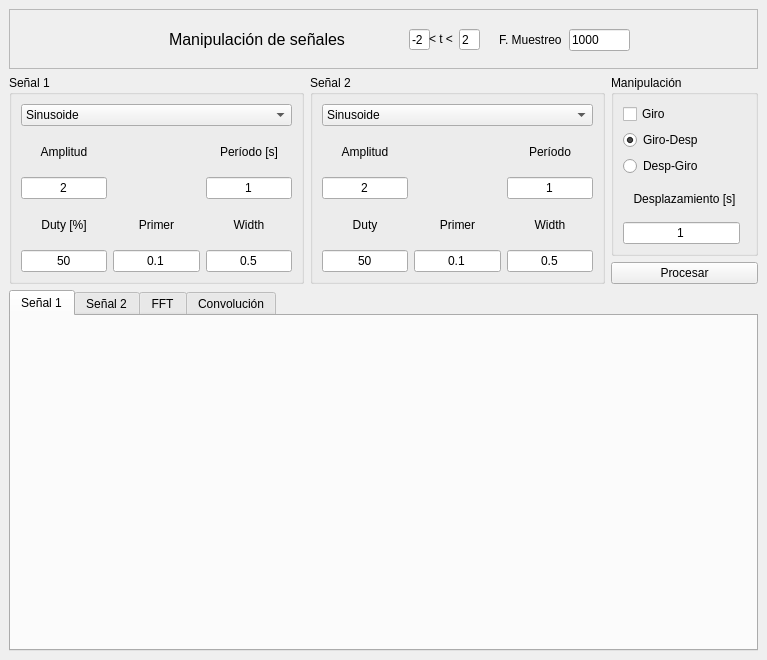
<?xml version="1.0" encoding="UTF-8"?>
<ui version="4.0">
 <class>MainWindow</class>
 <widget class="QMainWindow" name="MainWindow">
  <property name="geometry">
   <rect>
    <x>0</x>
    <y>0</y>
    <width>767</width>
    <height>660</height>
   </rect>
  </property>
  <property name="windowTitle">
   <string>MainWindow</string>
  </property>
  <widget class="QWidget" name="centralwidget">
   <layout class="QGridLayout" name="gridLayout" rowstretch="1,1,0,2" columnstretch="2,2,1">
    <item row="0" column="0" colspan="3">
     <widget class="QFrame" name="frame">
      <property name="minimumSize">
       <size>
        <width>0</width>
        <height>60</height>
       </size>
      </property>
      <property name="maximumSize">
       <size>
        <width>16777215</width>
        <height>60</height>
       </size>
      </property>
      <property name="frameShape">
       <enum>QFrame::StyledPanel</enum>
      </property>
      <property name="frameShadow">
       <enum>QFrame::Raised</enum>
      </property>
      <widget class="QLabel" name="untref">
       <property name="geometry">
        <rect>
         <x>-10</x>
         <y>-10</y>
         <width>171</width>
         <height>81</height>
        </rect>
       </property>
       <property name="text">
        <string/>
       </property>
       <property name="pixmap">
        <pixmap>../../UNTREF_Logo_2016.svg.png</pixmap>
       </property>
       <property name="scaledContents">
        <bool>true</bool>
       </property>
      </widget>
      <widget class="QLabel" name="title">
       <property name="geometry">
        <rect>
         <x>160</x>
         <y>0</y>
         <width>221</width>
         <height>61</height>
        </rect>
       </property>
       <property name="font">
        <font>
         <pointsize>12</pointsize>
        </font>
       </property>
       <property name="text">
        <string>Manipulación de señales</string>
       </property>
       <property name="textFormat">
        <enum>Qt::AutoText</enum>
       </property>
       <property name="scaledContents">
        <bool>false</bool>
       </property>
      </widget>
      <widget class="QLineEdit" name="t_i">
       <property name="geometry">
        <rect>
         <x>400</x>
         <y>20</y>
         <width>21</width>
         <height>21</height>
        </rect>
       </property>
       <property name="text">
        <string>-2</string>
       </property>
      </widget>
      <widget class="QLabel" name="t">
       <property name="geometry">
        <rect>
         <x>420</x>
         <y>20</y>
         <width>31</width>
         <height>21</height>
        </rect>
       </property>
       <property name="text">
        <string>&lt; t &lt;</string>
       </property>
      </widget>
      <widget class="QLineEdit" name="t_s">
       <property name="geometry">
        <rect>
         <x>450</x>
         <y>20</y>
         <width>21</width>
         <height>21</height>
        </rect>
       </property>
       <property name="text">
        <string>2</string>
       </property>
      </widget>
      <widget class="QLineEdit" name="fs">
       <property name="geometry">
        <rect>
         <x>560</x>
         <y>20</y>
         <width>61</width>
         <height>22</height>
        </rect>
       </property>
       <property name="text">
        <string>1000</string>
       </property>
      </widget>
      <widget class="QLabel" name="fsLabel">
       <property name="geometry">
        <rect>
         <x>490</x>
         <y>20</y>
         <width>71</width>
         <height>21</height>
        </rect>
       </property>
       <property name="text">
        <string>F. Muestreo</string>
       </property>
      </widget>
     </widget>
    </item>
    <item row="1" column="2">
     <widget class="QGroupBox" name="manipulacion">
      <property name="title">
       <string>Manipulación</string>
      </property>
      <layout class="QGridLayout" name="gridLayout_8">
       <item row="6" column="0">
        <widget class="QLineEdit" name="desp">
         <property name="text">
          <string>1</string>
         </property>
         <property name="alignment">
          <set>Qt::AlignCenter</set>
         </property>
        </widget>
       </item>
       <item row="4" column="0" rowspan="2" colspan="2">
        <widget class="QLabel" name="desp_label">
         <property name="text">
          <string>Desplazamiento [s]</string>
         </property>
         <property name="alignment">
          <set>Qt::AlignCenter</set>
         </property>
        </widget>
       </item>
       <item row="1" column="0">
        <widget class="QCheckBox" name="giro">
         <property name="text">
          <string>Giro</string>
         </property>
        </widget>
       </item>
       <item row="2" column="0">
        <widget class="QRadioButton" name="giro_desp">
         <property name="text">
          <string>Giro-Desp</string>
         </property>
         <property name="checked">
          <bool>true</bool>
         </property>
        </widget>
       </item>
       <item row="3" column="0">
        <widget class="QRadioButton" name="desp_giro">
         <property name="text">
          <string>Desp-Giro</string>
         </property>
         <property name="checked">
          <bool>false</bool>
         </property>
        </widget>
       </item>
      </layout>
     </widget>
    </item>
    <item row="3" column="0" colspan="3">
     <widget class="QTabWidget" name="tabWidget">
      <property name="currentIndex">
       <number>0</number>
      </property>
      <widget class="QWidget" name="tab">
       <attribute name="title">
        <string>Señal 1</string>
       </attribute>
       <layout class="QGridLayout" name="gridLayout_4">
        <item row="0" column="0">
         <widget class="MplWidget" name="mpl_s1" native="true"/>
        </item>
        <item row="0" column="1">
         <widget class="MplWidget" name="mpl_s1m" native="true"/>
        </item>
       </layout>
      </widget>
      <widget class="QWidget" name="tab_2">
       <attribute name="title">
        <string>Señal 2</string>
       </attribute>
       <layout class="QGridLayout" name="gridLayout_5">
        <item row="0" column="0">
         <widget class="MplWidget" name="mpl_s2" native="true"/>
        </item>
        <item row="0" column="1">
         <widget class="MplWidget" name="mpl_s2m" native="true"/>
        </item>
       </layout>
      </widget>
      <widget class="QWidget" name="tab_3">
       <attribute name="title">
        <string>FFT</string>
       </attribute>
       <layout class="QGridLayout" name="gridLayout_6">
        <item row="0" column="0">
         <widget class="MplWidget" name="mpl_fft1" native="true"/>
        </item>
        <item row="0" column="1">
         <widget class="MplWidget" name="mpl_fft2" native="true"/>
        </item>
       </layout>
      </widget>
      <widget class="QWidget" name="tab_4">
       <attribute name="title">
        <string>Convolución</string>
       </attribute>
       <layout class="QGridLayout" name="gridLayout_7">
        <item row="0" column="2">
         <widget class="MplWidget" name="mpl_convo" native="true"/>
        </item>
        <item row="0" column="1">
         <widget class="MplWidget" name="mpl_both" native="true"/>
        </item>
       </layout>
      </widget>
     </widget>
    </item>
    <item row="2" column="2">
     <widget class="QPushButton" name="process">
      <property name="text">
       <string>Procesar</string>
      </property>
     </widget>
    </item>
    <item row="1" column="1" rowspan="2">
     <widget class="QGroupBox" name="senial2">
      <property name="title">
       <string>Señal 2</string>
      </property>
      <layout class="QGridLayout" name="gridLayout_3">
       <item row="0" column="0" colspan="3">
        <widget class="QComboBox" name="s2_type">
         <item>
          <property name="text">
           <string>Sinusoide</string>
          </property>
         </item>
         <item>
          <property name="text">
           <string>Cuadrada</string>
          </property>
         </item>
         <item>
          <property name="text">
           <string>Sawtooth</string>
          </property>
         </item>
         <item>
          <property name="text">
           <string>Sinc</string>
          </property>
         </item>
         <item>
          <property name="text">
           <string>Pulso rectangular</string>
          </property>
         </item>
         <item>
          <property name="text">
           <string>Pulso triangular</string>
          </property>
         </item>
         <item>
          <property name="text">
           <string>Escalón</string>
          </property>
         </item>
         <item>
          <property name="text">
           <string>Signo</string>
          </property>
         </item>
         <item>
          <property name="text">
           <string>Exponencial decreciente</string>
          </property>
         </item>
         <item>
          <property name="text">
           <string>Exponencial bilateral</string>
          </property>
         </item>
        </widget>
       </item>
       <item row="1" column="0">
        <widget class="QLabel" name="amplitudS2">
         <property name="text">
          <string>Amplitud</string>
         </property>
         <property name="alignment">
          <set>Qt::AlignCenter</set>
         </property>
        </widget>
       </item>
       <item row="1" column="2">
        <widget class="QLabel" name="periodoS2">
         <property name="text">
          <string>Período</string>
         </property>
         <property name="alignment">
          <set>Qt::AlignCenter</set>
         </property>
        </widget>
       </item>
       <item row="2" column="0">
        <widget class="QLineEdit" name="amp_s2">
         <property name="text">
          <string>2</string>
         </property>
         <property name="alignment">
          <set>Qt::AlignCenter</set>
         </property>
        </widget>
       </item>
       <item row="2" column="2">
        <widget class="QLineEdit" name="per_s2">
         <property name="text">
          <string>1</string>
         </property>
         <property name="alignment">
          <set>Qt::AlignCenter</set>
         </property>
        </widget>
       </item>
       <item row="3" column="0">
        <widget class="QLabel" name="dutyS2">
         <property name="text">
          <string>Duty</string>
         </property>
         <property name="alignment">
          <set>Qt::AlignCenter</set>
         </property>
        </widget>
       </item>
       <item row="3" column="2">
        <widget class="QLabel" name="widthS2">
         <property name="text">
          <string>Width</string>
         </property>
         <property name="alignment">
          <set>Qt::AlignCenter</set>
         </property>
        </widget>
       </item>
       <item row="4" column="0">
        <widget class="QLineEdit" name="duty_s2">
         <property name="text">
          <string>50</string>
         </property>
         <property name="alignment">
          <set>Qt::AlignCenter</set>
         </property>
        </widget>
       </item>
       <item row="4" column="2">
        <widget class="QLineEdit" name="width_s2">
         <property name="text">
          <string>0.5</string>
         </property>
         <property name="alignment">
          <set>Qt::AlignCenter</set>
         </property>
        </widget>
       </item>
       <item row="4" column="1">
        <widget class="QLineEdit" name="primer_s2">
         <property name="text">
          <string>0.1</string>
         </property>
         <property name="alignment">
          <set>Qt::AlignCenter</set>
         </property>
        </widget>
       </item>
       <item row="3" column="1">
        <widget class="QLabel" name="primerS2">
         <property name="text">
          <string>Primer</string>
         </property>
         <property name="alignment">
          <set>Qt::AlignCenter</set>
         </property>
        </widget>
       </item>
      </layout>
     </widget>
    </item>
    <item row="1" column="0" rowspan="2">
     <widget class="QGroupBox" name="senial1">
      <property name="title">
       <string>Señal 1</string>
      </property>
      <layout class="QGridLayout" name="gridLayout_2" rowstretch="1,0,1,0,1">
       <item row="1" column="2">
        <widget class="QLabel" name="periodoS1">
         <property name="text">
          <string>Período [s]</string>
         </property>
         <property name="alignment">
          <set>Qt::AlignCenter</set>
         </property>
        </widget>
       </item>
       <item row="3" column="2">
        <widget class="QLabel" name="widthS1">
         <property name="text">
          <string>Width</string>
         </property>
         <property name="alignment">
          <set>Qt::AlignCenter</set>
         </property>
        </widget>
       </item>
       <item row="0" column="0" colspan="3">
        <widget class="QComboBox" name="s1_type">
         <item>
          <property name="text">
           <string>Sinusoide</string>
          </property>
         </item>
         <item>
          <property name="text">
           <string>Cuadrada</string>
          </property>
         </item>
         <item>
          <property name="text">
           <string>Sawtooth</string>
          </property>
         </item>
         <item>
          <property name="text">
           <string>Sinc</string>
          </property>
         </item>
         <item>
          <property name="text">
           <string>Pulso rectangular</string>
          </property>
         </item>
         <item>
          <property name="text">
           <string>Pulso triangular</string>
          </property>
         </item>
         <item>
          <property name="text">
           <string>Escalón</string>
          </property>
         </item>
         <item>
          <property name="text">
           <string>Signo</string>
          </property>
         </item>
         <item>
          <property name="text">
           <string>Exponencial decreciente</string>
          </property>
         </item>
         <item>
          <property name="text">
           <string>Exponencial bilateral</string>
          </property>
         </item>
        </widget>
       </item>
       <item row="2" column="2">
        <widget class="QLineEdit" name="per_s1">
         <property name="text">
          <string>1</string>
         </property>
         <property name="alignment">
          <set>Qt::AlignCenter</set>
         </property>
        </widget>
       </item>
       <item row="4" column="0">
        <widget class="QLineEdit" name="duty_s1">
         <property name="text">
          <string>50</string>
         </property>
         <property name="alignment">
          <set>Qt::AlignCenter</set>
         </property>
        </widget>
       </item>
       <item row="4" column="2">
        <widget class="QLineEdit" name="width_s1">
         <property name="text">
          <string>0.5</string>
         </property>
         <property name="alignment">
          <set>Qt::AlignCenter</set>
         </property>
        </widget>
       </item>
       <item row="2" column="0">
        <widget class="QLineEdit" name="amp_s1">
         <property name="text">
          <string>2</string>
         </property>
         <property name="alignment">
          <set>Qt::AlignCenter</set>
         </property>
        </widget>
       </item>
       <item row="3" column="0">
        <widget class="QLabel" name="dutyS1">
         <property name="text">
          <string>Duty [%]</string>
         </property>
         <property name="alignment">
          <set>Qt::AlignCenter</set>
         </property>
        </widget>
       </item>
       <item row="1" column="0">
        <widget class="QLabel" name="amplitudS1">
         <property name="text">
          <string>Amplitud</string>
         </property>
         <property name="alignment">
          <set>Qt::AlignCenter</set>
         </property>
        </widget>
       </item>
       <item row="4" column="1">
        <widget class="QLineEdit" name="s1_primer">
         <property name="text">
          <string>0.1</string>
         </property>
         <property name="alignment">
          <set>Qt::AlignCenter</set>
         </property>
        </widget>
       </item>
       <item row="3" column="1">
        <widget class="QLabel" name="primerS1">
         <property name="text">
          <string>Primer</string>
         </property>
         <property name="alignment">
          <set>Qt::AlignCenter</set>
         </property>
        </widget>
       </item>
      </layout>
     </widget>
    </item>
   </layout>
  </widget>
 </widget>
 <customwidgets>
  <customwidget>
   <class>MplWidget</class>
   <extends>QWidget</extends>
   <header>mplwidget.h</header>
   <container>1</container>
  </customwidget>
 </customwidgets>
 <resources/>
 <connections/>
</ui>
